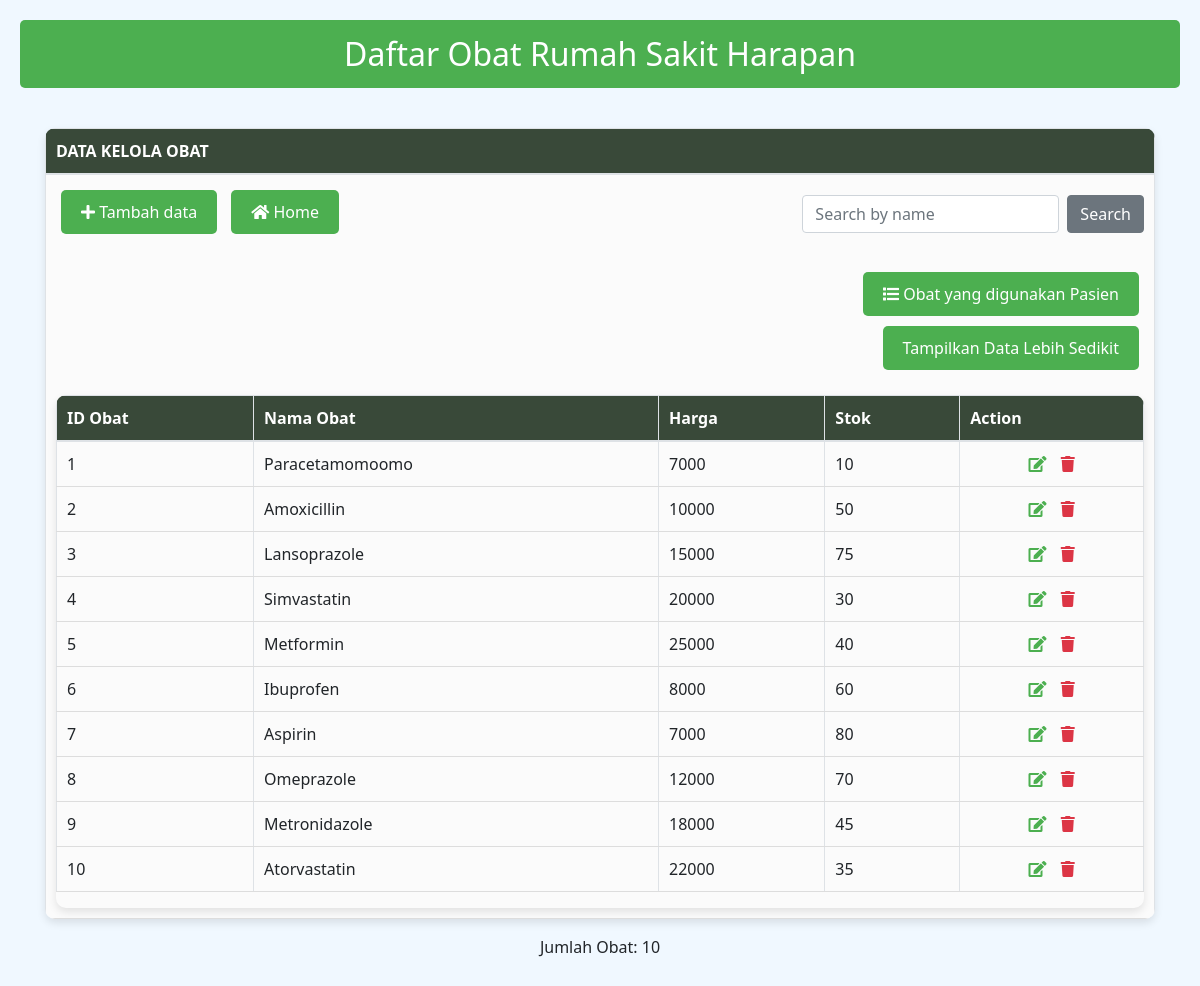
Page /Obat.php?showall=true on the committed database.
### tables this page shows
CREATE TABLE tabel_obat (
  id_obat INT(11) NOT NULL AUTO_INCREMENT,
  nama_obat VARCHAR(50) NOT NULL,
  harga_obat INT(11) NOT NULL,
  stok INT(11) NOT NULL,
  PRIMARY KEY (id_obat)
);

### Obat.php (the view, shortened to what this page needs)
<?php
include_once("koneksi.php");
$query_jumlah_obat = "SELECT COUNT(*) AS total_obat FROM tabel_obat";
$result_jumlah_obat = mysqli_query($mysqli, $query_jumlah_obat);
$row_jumlah_obat = mysqli_fetch_assoc($result_jumlah_obat);
$total_obat = $row_jumlah_obat['total_obat'];
?>
<!DOCTYPE html>
<html>
<head>
    <link rel="stylesheet" href="https://use.fontawesome.com/releases/v5.6.3/css/all.css">
    <link rel="stylesheet" href="https://cdn.jsdelivr.net/npm/bootstrap@4.5.3/dist/css/bootstrap.min.css">
</head>
<body>
    <header>
        Daftar Obat Rumah Sakit Harapan
    </header>
    <div class="container">
        <div class="row">
            <div class="col-12">
                <table class="table1 table table-bordered">
                    <thead>
                        <tr>
                            <th>DATA KELOLA OBAT</th>
                        </tr>
                    </thead>
                    <tbody>
                        <tr>
                            <td>
                                <div class="row">
                                    <div class="col-md-6">
                                        <a href="TambahObat.php" class="btn btn-custom"><i class="fa fa-plus"></i> Tambah data</a>
                                        <a href="Website.php" class="btn btn-custom"><i class="fa fa-home"></i> Home</a>
                                    </div>
                                    <div class="col-md-6 text-right">
                                        <form class="form-inline justify-content-end" action="Obat.php" method="get">
                                            <input class="form-control mr-2" type="search" placeholder="Search by name" aria-label="Search" name="cari">
                                            <button class="btn btn-secondary" type="submit">Search</button>
                                        </form>
                                        <br>
                                        <a href="Detailobat.php" class="btn btn-custom"><i class="fa fa-list"></i> Obat yang digunakan Pasien</a>
                                        <?php
                                            if(isset($_GET['showall']) && $_GET['showall'] == 'true'){
                                                echo '<button class="btn btn-custom" onclick="window.location.href=\'Obat.php\'">Tampilkan Data Lebih Sedikit</button>';
                                            } else {
                                                echo '<button class="btn btn-custom" onclick="window.location.href=\'Obat.php?showall=true\'">Tampilkan Semua Data</button>';
                                            }
                                        ?>
                                    </div>
                                </div>
                                <div class="table-responsive">
                                    <table class="table table-striped">
                                        <thead>
                                            <tr>
                                                <th>ID Obat</th>
                                                <th>Nama Obat</th>
                                                <th>Harga</th>
                                                <th>Stok</th>
                                                <th>Action</th>
                                            </tr>
                                        </thead>
                                        <tbody>
                                            <?php
                                            if(isset($_GET['cari'])){
                                                $cari = $_GET['cari'];
                                                $result = mysqli_query($mysqli, "SELECT * FROM tabel_obat WHERE nama_obat LIKE '%$cari%' LIMIT 5");
                                            } elseif(isset($_GET['showall'])) {
                                                $result = mysqli_query($mysqli, "SELECT * FROM tabel_obat ORDER BY id_obat ASC");
                                            } else {
                                                $result = mysqli_query($mysqli, "SELECT * FROM tabel_obat ORDER BY id_obat ASC LIMIT 5");
                                            }
                                            while ($res = mysqli_fetch_array($result)) {
                                                echo "<tr>";
                                                echo "<td>" . $res['id_obat'] . "</td>";
                                                echo "<td>" . $res['nama_obat'] . "</td>";
                                                echo "<td>" . $res['harga_obat'] . "</td>";
                                                echo "<td>" . $res['stok'] . "</td>";
                                                echo "<td class='text-center'>
                                                        <a class='btn-icon' href=\"ObatEdit.php?id_obat=$res[id_obat]\"><i class='fa fa-edit'></i></a>
                                                        <a class='btn-icon btn-icon-danger' href=\"ObatDelete.php?id_obat=$res[id_obat]\" onClick=\"return confirm('Are you sure you want to delete?')\"><i class='fa fa-trash'></i></a>
                                                    </td>";
                                                echo "</tr>";
                                            }
                                            ?>
                                        </tbody>
                                    </table>
                                </div>
                            </td>
                        </tr>
                    </tbody>
                </table>
                <div class="text-center">
                    <p>Jumlah Obat: <?php echo $total_obat; ?></p>
                </div>
            </div>
        </div>
    </div>
</body>
</html>

### Obat.php (style rules this page uses)
body { background-color: #f0f8ff; font-family: 'Segoe UI', Tahoma, Geneva, Verdana, sans-serif; padding: 20px; }
header { background-color: #4caf50; color: white; padding: 10px; text-align: center; font-size: 2rem; border-radius: 5px; margin-bottom: 20px; }
.container { margin-bottom: 20px; }
.table1, .table-responsive { border: none; width: 100%; margin-top: 20px; box-shadow: 0 4px 8px rgba(0, 0, 0, 0.1); border-radius: 10px; overflow: hidden; }
.table1 th { background-color: #394939; color: white; padding: 10px; text-align: left; }
.table1 td { background-color: #fbfbfb; padding: 10px; border-bottom: 1px solid #ddd; }
.btn-custom { background-color: #4caf50; color: white; border: none; padding: 10px 20px; margin: 5px; border-radius: 5px; }
.btn-icon { border: none; background: none; cursor: pointer; color: #4caf50; margin: 0 5px; }
.btn-icon-danger { color: #dc3545; }
.form-control { margin: 10px 0; }

### rows in the picture
tabel_obat: id_obat "1", nama_obat "Paracetamomoomo", harga_obat "7000", stok "10"
tabel_obat: id_obat "2", nama_obat "Amoxicillin", harga_obat "10000", stok "50"
tabel_obat: id_obat "3", nama_obat "Lansoprazole", harga_obat "15000", stok "75"
tabel_obat: id_obat "4", nama_obat "Simvastatin", harga_obat "20000", stok "30"
tabel_obat: id_obat "5", nama_obat "Metformin", harga_obat "25000", stok "40"
tabel_obat: id_obat "6", nama_obat "Ibuprofen", harga_obat "8000", stok "60"
tabel_obat: id_obat "7", nama_obat "Aspirin", harga_obat "7000", stok "80"
tabel_obat: id_obat "8", nama_obat "Omeprazole", harga_obat "12000", stok "70"
tabel_obat: id_obat "9", nama_obat "Metronidazole", harga_obat "18000", stok "45"
tabel_obat: id_obat "10", nama_obat "Atorvastatin", harga_obat "22000", stok "35"

### other values in the picture
$total_obat "10"
